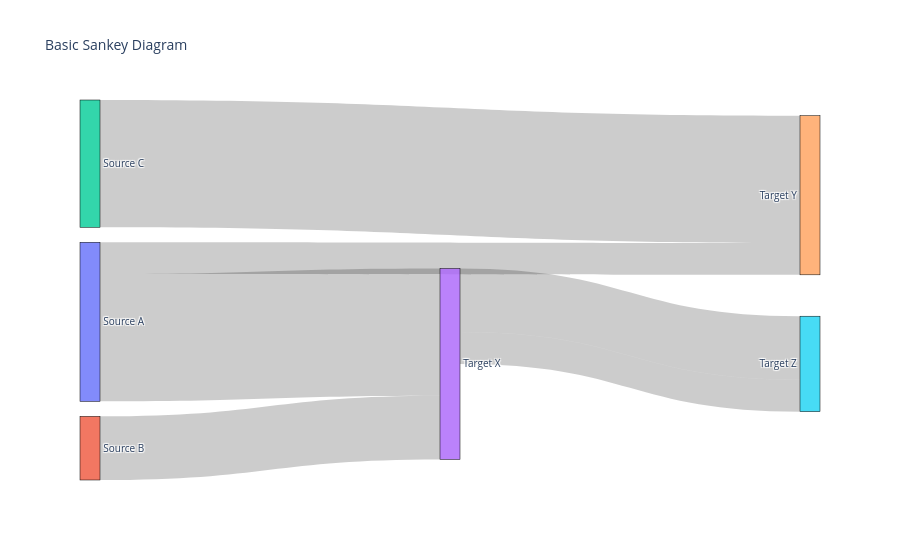

Notebook cell for this chart:
### Markdown cell above
### Sankey diagram

### Code cell
import plotly.graph_objects as go

labels = ["Source A", "Source B", "Source C", "Target X", "Target Y", "Target Z"]
source = [0, 1, 0, 2, 3, 3, 4]
target = [3, 3, 4, 4, 5, 5]
values = [8, 4, 2, 8, 4, 2, 3]

fig = go.Figure(data=[go.Sankey(
    node=dict(
        pad=15,
        thickness=20,
        line=dict(color="black", width=0.5),
        label=labels
    ),
    link=dict(
        source=source,
        target=target,
        value=values
    )
)])

fig.update_layout(title_text="Basic Sankey Diagram", font_size=10)
fig.show()

### Figure 1 — Plotly figure (JSON) as saved in the notebook; plotly's stock layout.template omitted (floating-point values rounded to 4 significant figures)
{"data": [{"link": {"source": [0, 1, 0, 2, 3, 3, 4], "target": [3, 3, 4, 4, 5, 5], "value": [8, 4, 2, 8, 4, 2, 3]}, "node": {"label": ["Source A", "Source B", "Source C", "Target X", "Target Y", "Target Z"], "line": {"color": "black", "width": 0.5}, "pad": 15, "thickness": 20}, "type": "sankey"}], "layout": {"font": {"size": 10}, "title": {"text": "Basic Sankey Diagram"}}}
